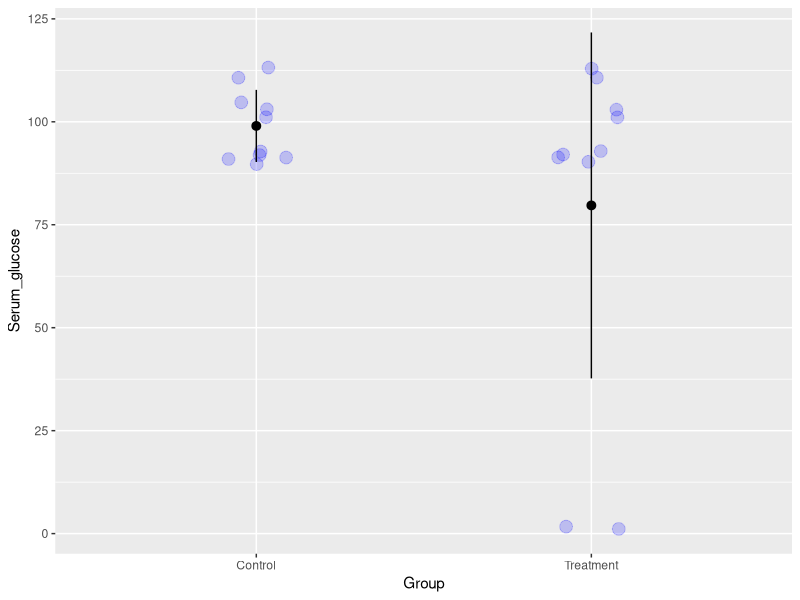

Generate this figure with R:
## ---- chunk 1
library(tidyverse)
library(Hmisc)
## ---- chunk 2

Control <- c(111, 113, 92, 103, 91, 101, 90, 93, 105, 91)
Treatment <- c(111, 113, 92, 103, 91, 101, 90, 93, 1, 2)

data <- tibble(Control, Treatment) %>% 
        gather(Group, Serum_glucose)

ggplot(data, aes(Group, Serum_glucose))+
  geom_jitter(width=0.1, size=4, color="blue", alpha = 0.2) +
  stat_summary(fun.data="mean_sdl", fun.args =list(mult=1))

## ---- chunk 3
x <- replicate(6, rnorm(3, 2, 0.4))
apply(x, 2, mean)
